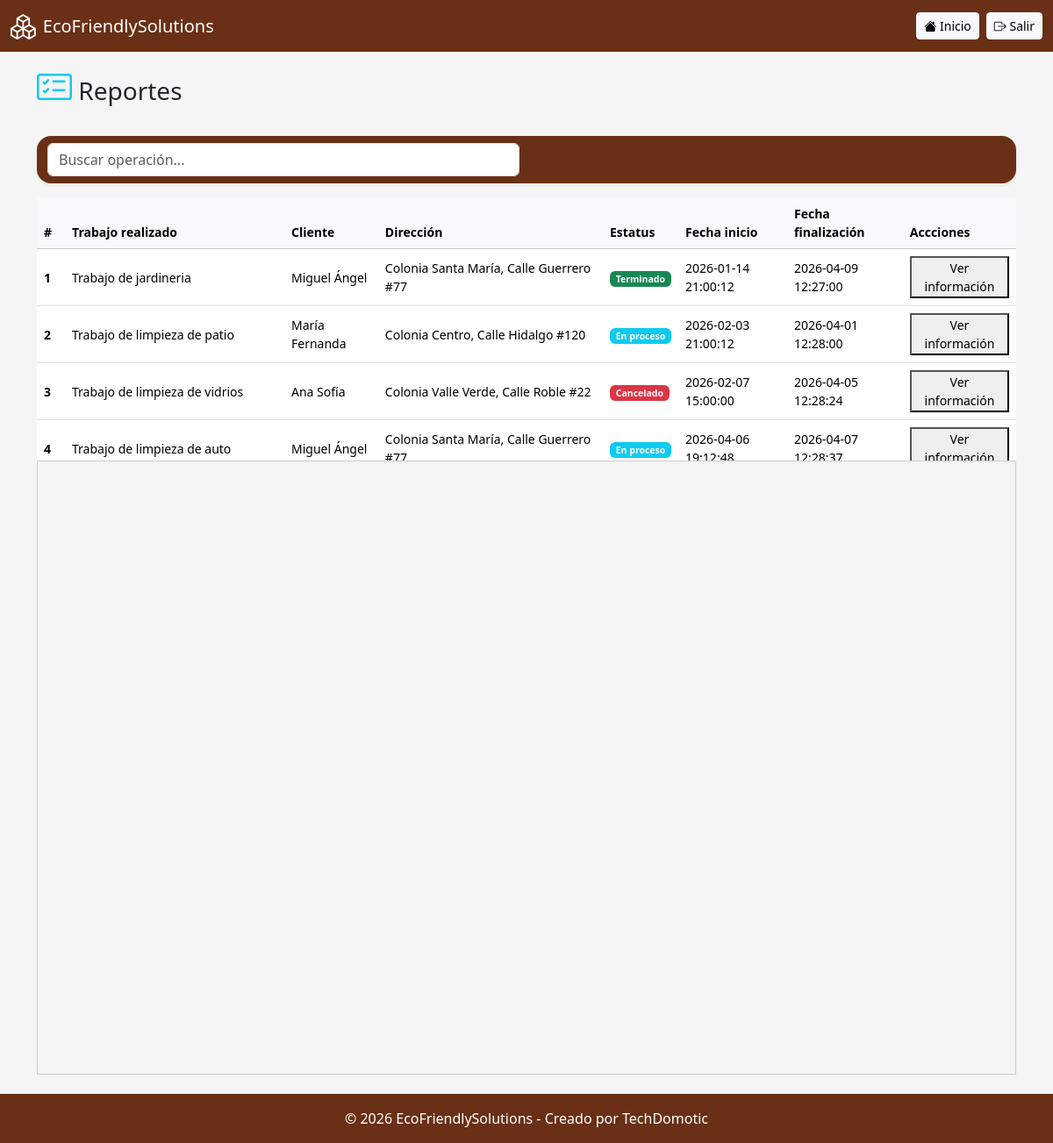
The app's page /reportes/vista.php (signed in) with its own data.
### tables this page shows
CREATE TABLE `operacion` (
  `id_operacion` int(11) NOT NULL,
  `trabajo_realizado` varchar(200) DEFAULT NULL,
  `estatus` varchar(90) NOT NULL,
  `id_grupo_trabajadores` varchar(120) NOT NULL,
  `id_grupo_productos` varchar(120) NOT NULL,
  `id_grupo_materiales` varchar(120) NOT NULL,
  `id_cliente` int(11) NOT NULL,
  `fecha_creacion` timestamp NOT NULL DEFAULT current_timestamp(),
  `fecha_finalizacion` datetime DEFAULT NULL
);

CREATE TABLE `crm` (
  `id_cliente` int(11) NOT NULL,
  `nombre` varchar(100) NOT NULL,
  `apellidos` varchar(150) DEFAULT NULL,
  `direccion` varchar(150) DEFAULT NULL,
  `entre_calles` varchar(200) DEFAULT NULL,
  `correo` varchar(100) DEFAULT NULL,
  `numero_telefonico` bigint(11) DEFAULT NULL,
  `activo` tinyint(1) NOT NULL DEFAULT 1,
  `fecha_creacion` timestamp NOT NULL DEFAULT current_timestamp()
);

### reportes/vista.php (the view, shortened to what this page needs)
<?php
include '../includes/conexion.php';
include '../includes/header.php';
$result = $conn->query("
SELECT O.id_operacion, O.trabajo_realizado, O.estatus, C.nombre, C.id_cliente, C.direccion, O.fecha_creacion, O.fecha_finalizacion, O.id_grupo_trabajadores FROM operacion AS O INNER JOIN crm AS C ON C.id_cliente = O.id_cliente
");
?>
<div class="d-flex justify-content-between align-items-center mb-4">
    <h3><i class="bi bi-card-checklist fs-1 text-info"></i> Reportes</h3>
</div>
<nav class="navbar bg-body-tertiary mb-3 rounded-4 shadow-sm">
  <div class="container-fluid">
    <div class="col-12 col-md-6"> <form class="d-flex" role="search" onsubmit="return false;">
            <input class="form-control me-2" type="search" id="inputBusqueda" placeholder="Buscar operación...">
        </form>
    </div>
  </div>
</nav>
<div style="max-height: 300px; overflow-y: auto;">
<table class="table table-hover align-middle small" id="tablaop">
<thead class="table-light">
<tr>
<th style="position: sticky; top: 0; z-index: 2; background-color: #f8f9fa;">#</th>
<th style="position: sticky; top: 0; z-index: 2; background-color: #f8f9fa;">Trabajo realizado</th>
<th style="position: sticky; top: 0; z-index: 2; background-color: #f8f9fa;">Cliente</th>
<th style="position: sticky; top: 0; z-index: 2; background-color: #f8f9fa;">Direcci&oacute;n</th>
<th style="position: sticky; top: 0; z-index: 2; background-color: #f8f9fa;">Estatus</th>
<th style="position: sticky; top: 0; z-index: 2; background-color: #f8f9fa;">Fecha inicio</th>
<th style="position: sticky; top: 0; z-index: 2; background-color: #f8f9fa;">Fecha finalizaci&oacute;n</th>
<th style="position: sticky; top: 0; z-index: 2; background-color: #f8f9fa;">Accciones</th>
</tr>
</thead>
<tbody>
<?php $contador = 1; ?>
<?php while($row = $result->fetch_assoc()): ?>
<td><strong><?= $contador; ?></strong></td>
<td><?= htmlspecialchars($row['trabajo_realizado']); ?></td>
<td><?= htmlspecialchars($row['nombre']); ?></td>
<td><?= htmlspecialchars($row['direccion']); ?></td>
<td>
<?php if($row['estatus'] == 'Terminado'): ?>
<span class="badge bg-success">Terminado</span>
<?php elseif($row['estatus'] == 'En proceso'): ?>
<span class="badge bg-info">En proceso</span>
<?php else: ?>
<span class="badge bg-danger">Cancelado</span>
<?php endif; ?>
</td>
<td><?= htmlspecialchars($row['fecha_creacion']); ?></td>
<td><?= htmlspecialchars($row['fecha_finalizacion']); ?></td>
<td>
<button onclick="verPDF(
  '<?= $row['trabajo_realizado'] ?>',
  '<?= $row['id_operacion'] ?>',
  '<?= $row['id_cliente'] ?>',
)">
Ver informaci&oacute;n
</button>
</td>
<?php $contador++; ?>
<?php endwhile; ?>
</tbody>
</table>
</div>
<iframe id="visorPDF" width="100%" height="700px" style="border:1px solid #ccc;"></iframe>
<?php include '../includes/footer.php'; ?>

### css/estilos.css (style rules this page uses)
:root { --main-brown: #693015; }
body { background: #f5f5f5; display: flex; flex-direction: column; min-height: 100vh; }
.navbar, .footer { background-color: var(--main-brown) !important; }

### records on screen
operacion: trabajo_realizado "Trabajo de jardineria", id_cliente.nombre "Miguel Ángel", id_cliente.direccion "Colonia Santa María, Calle Guerrero #77", estatus "Terminado", fecha_creacion "2026-01-14 21:00:12", fecha_finalizacion "2026-04-09 12:27:00"
operacion: trabajo_realizado "Trabajo de limpieza de patio", id_cliente.nombre "María Fernanda", id_cliente.direccion "Colonia Centro, Calle Hidalgo #120", estatus "En proceso", fecha_creacion "2026-02-03 21:00:12", fecha_finalizacion "2026-04-01 12:28:00"
operacion: trabajo_realizado "Trabajo de limpieza de vidrios", id_cliente.nombre "Ana Sofía", id_cliente.direccion "Colonia Valle Verde, Calle Roble #22", estatus "Cancelado", fecha_creacion "2026-02-07 15:00:00", fecha_finalizacion "2026-04-05 12:28:24"
operacion: trabajo_realizado "Trabajo de limpieza de auto", id_cliente.nombre "Miguel Ángel", id_cliente.direccion "Colonia Santa María, Calle Guerrero…", estatus "En proceso", fecha_creacion "2026-04-06…", fecha_finalizacion "2026-04-07…"

### other values on screen
$pageTitle "EcoFriendlySolutions"
